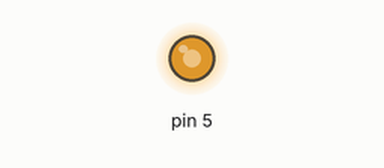
Bench run of a sketch on a simulated Arduino Uno, built with avr-gcc and run on an emulated ATmega328P. On the bench: output pins drawn as LEDs (lit = HIGH).

Above: at 0.1 s.
Timing chart, 0 to 1.6 s (numbered marks = the images above):
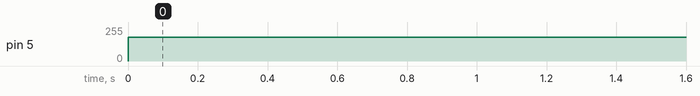

Measured:
- by itself, pin 5: 0/255 → 180/255 at 0.00 s

The sketch:

test_PWM.ino
```cpp
void setup() {
  // put your setup code here, to run once:
TCCR0B = TCCR0B & B11111000 | B00000001;
}

void loop() {
  // put your main code here, to run repeatedly:
analogWrite(5, 180);
}
```
